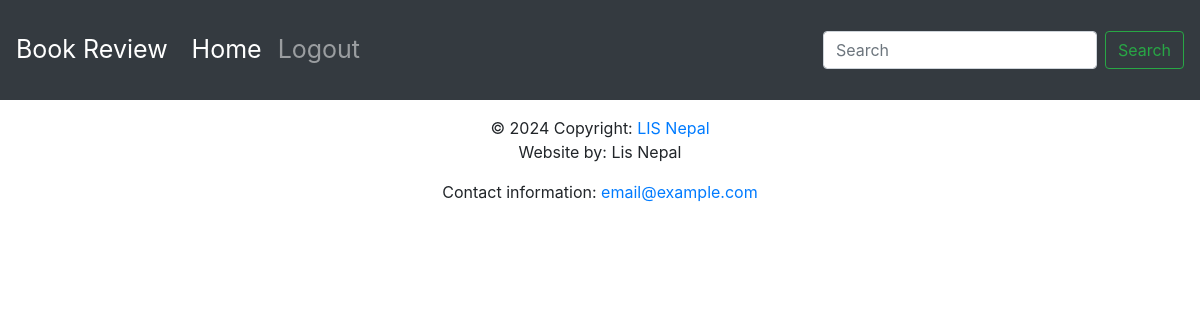
The page /books/ on the database as committed earlier.
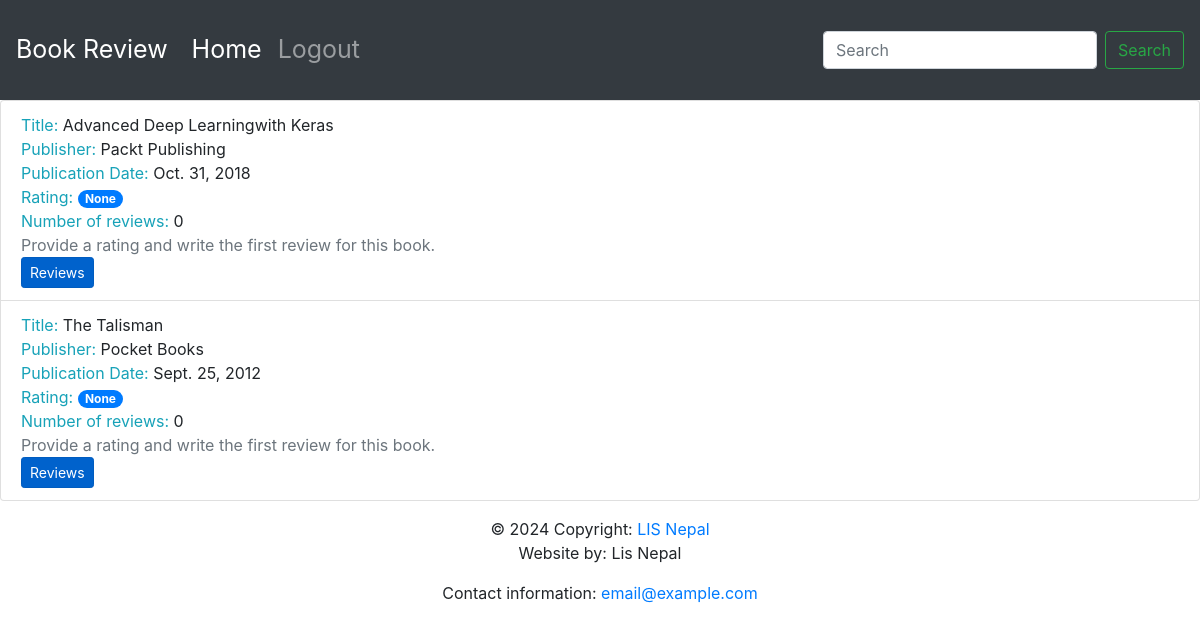
The same page on the database as committed later.
### reviews/models.py (models this page shows, shortened)
class Book(models.Model):
    title = models.CharField(max_length=70,
                             help_text="The title of the book.")
    publication_date = models.DateField(
        verbose_name="Date the book was published.")
    isbn = models.CharField(max_length=20,
                            verbose_name="ISBN number of the book.")
    publisher = models.ForeignKey(Publisher, on_delete=models.CASCADE, default=1)
    contributors = models.ManyToManyField('Contributor',
                                          through="BookContributor")

class Publisher(models.Model):
    name = models.CharField(max_length=50,
                            help_text="The name of the Publisher.")
    website = models.URLField(help_text="The Publisher's website.")
    email = models.EmailField(help_text="The Publisher's email address.")
    def __str__(self):
        return self.name

### reviews/views.py (the view)
# urls.py: urlpatterns = [path('books/', views.book_list, name='book_list'),
def book_list(request):
    books = Book.objects.all()
    book_list = []
    for book in books:
        reviews = book.review_set.all()
        if reviews:
            book_rating = average_rating([review.rating for review in reviews])
            number_of_reviews = len(reviews)
        else:
            book_rating = None
            number_of_reviews = 0
        book_list.append({'book': book,
                          'book_rating': book_rating,
                          'number_of_reviews': number_of_reviews})
    context = {
        'book_list': book_list
    }
    return render(request, 'reviews/books_list.html', context)

### reviews/templates/reviews/books_list.html (shortened to what this page needs)
{% extends 'base.html' %}
{% block content %}
<ul class="list-group">
  {% for item in book_list %}
  <li class="list-group-item">
      <span class="text-info">Title: </span> <span>{{ item.book.title }}</span>
      <br>
      <span class="text-info">Publisher: </span><span>{{ item.book.publisher }}</span>
      <br>
      <span class="text-info">Publication Date: </span><span>{{ item.book.publication_date }}</span>
      <br>
      <span class="text-info">Rating: </span><span class="badge badge-primary badge-pill">{{ item.book_rating }}</span>
      <br>
      <span class="text-info">Number of reviews: </span><span>{{ item.number_of_reviews }}</span>
      <br>
      {% if item.book_rating is null %}
      <span class="text-secondary">Provide a rating and write the first review for this book.</span>
      <br>
      {% endif %}
      <a class="btn btn-primary btn-sm active" role="button" aria-pressed="true" href="/book/{{ item.book.id }}/">Reviews</a></li>
  {% endfor %}
</ul>
{% endblock %}

### reviews/templates/base.html (shortened to what this page needs)
<!doctype html>
{% load static %}
<html lang="en">
  <head>
    <link rel="stylesheet" href="https://stackpath.bootstrapcdn.com/bootstrap/4.4.1/css/bootstrap.min.css">
    <link rel="stylesheet" href="https://cdnjs.cloudflare.com/ajax/libs/font-awesome/4.7.0/css/font-awesome.min.css">
  </head>
  <body>
        <nav class="navbar navbar-expand-sm navbar-dark bg-dark sticky-top">
          <a class="navbar-brand" href="/">Book Review</a>
          <div class="collapse navbar-collapse" id="navbarSupportedContent">
            <ul class="navbar-nav mr-auto">
              <li class="nav-item active">
                <a class="nav-link" href="/books/">Home <span class="sr-only">(current)</span></a>
              </li>
              <li class="nav-item">
                <a class="nav-link" href="#">Logout</a>
              </li>
            </ul>
            <form class="form-inline my-2 my-lg-0">
              <input class="form-control mr-sm-2" type="search" placeholder="Search" aria-label="Search">
              <button class="btn btn-outline-success my-2 my-sm-0" type="submit">Search</button>
            </form>
          </div>
        </nav>
         {% block content %}{% endblock %}
  <footer class="page-footer font-small blue">
    <div class="footer-copyright text-center py-3">© 2024 Copyright:
      <a href="https://www.lisnepal.com"> LIS Nepal</a>
      <p>Website by: Lis Nepal</p>
      <p>Contact information: <a href="mailto:email@example.com">email@example.com</a></p>
    </div>
  </footer>
  </body>
</html>

### reviews/templates/base.html (style rules this page uses)
.navbar { min-height: 100px; font-size: 25px; }
.navbar-brand { font-size: 25px; }

Rows that differ between the two databases and show on the page:
added Book: book "Advanced Deep Learningwith Keras", book.publisher "Packt Publishing", book.publication_date "Oct. 31, 2018", book_rating "None", number_of_reviews "0"
added Book: book "The Talisman", book.publisher "Pocket Books", book.publication_date "Sept. 25, 2012", book_rating "None", number_of_reviews "0"
